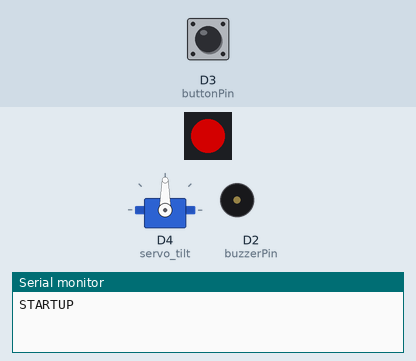
Bench run of a sketch on a simulated ESP8266 (NodeMCU). Shown: 1 RGB LEDs in strip order, left to right, servo, buzzer (waves = sounding, pin HIGH), the last lines printed to the serial monitor. The test bench sets the inputs (shaded band); at power-on: D3 (buttonPin) HIGH. Dim RGB values are drawn brighter than linear; WiFi joins after 1.5 s; servers stay silent unless stated; a WiFi scan finds three made-up networks; pins used as bus, display or sensor lines are not drawn.

Above: at 0.2 s.
At 3.9 s:
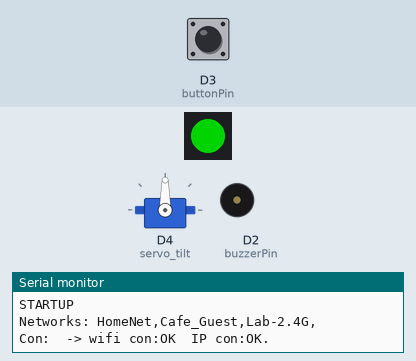
Timing chart, 0 to 5.4 s (numbered marks = the images above):
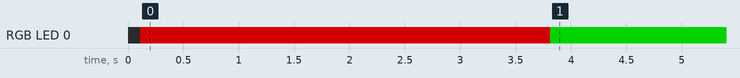

The sketch:

CAM360ESP8266CONTROL.ino
```cpp
#include "ESP8266WiFi.h"
#include <Servo.h>
#include <Adafruit_NeoPixel.h>
#include "DRV8825.h"
#include "Bounce2.h"

	// pin config
int buzzerPin = D2;
const int buttonPin = D3;
Bounce debouncer = Bounce();
#define servo_tilt D4
#define DIR D5
#define STEP D6

	// motor config
#define MOTOR_STEPS 200
#define RPM 160
#define MICROSTEPS 1
Servo tilt;
DRV8825 stepper(MOTOR_STEPS, DIR, STEP);

	// RGB config
const uint16_t PixelCount = 1;
const uint8_t PixelPin = D1; // pin RGB diode Din
#define colorSaturation 128
Adafruit_NeoPixel strip = Adafruit_NeoPixel(PixelCount, PixelPin, NEO_GRB + NEO_KHZ800);

int32_t red      = strip.Color (127,0,0);
int32_t green    = strip.Color (0,127,0);
int32_t blue     = strip.Color (0,0,127);
int32_t yellow   = strip.Color (100,127,0);
int32_t magenta  = strip.Color (100,0,127);

int buttonState = 0;
int ledState = 0;

WiFiClient client;
String YI_SSID;

void setup() {
	// startup process
  Serial.begin(115200);
  Serial.println("STARTUP");
  delay(100);
  pinMode(buzzerPin, OUTPUT);  // active buzzer
  pinMode(BUILTIN_LED, OUTPUT);  // initialize onboard LED as output
  digitalWrite(BUILTIN_LED, HIGH);   // turn off LED with voltage LOW
  pinMode(buttonPin, INPUT_PULLUP);  // button
  debouncer.attach(buttonPin); debouncer.interval(50);
  strip.begin();
  strip.show(); // Initialize all pixels to 'off'
	// LED red on - init started
  strip.setPixelColor(0,red);
  strip.show();
	// stepper settings
  stepper.begin(RPM, MICROSTEPS);
  stepper.enable();
	// init servo
  tilt.attach(servo_tilt);
  tilt.write(90);
  searchCamera();
  connectToCamera();
	// LED green on - init started
  strip.setPixelColor(0,green);
  strip.show();
}

void searchCamera() {
  WiFi.mode(WIFI_STA);
  WiFi.disconnect();
  delay(10);
  int cnt = WiFi.scanNetworks();
  Serial.print("Networks: ");
  if (cnt > 0) {
    for (int i = 0; i < cnt; ++i) {
      Serial.print(WiFi.SSID(i) + ",");
      if (WiFi.SSID(i).startsWith("YDXJ_")) {
        YI_SSID = WiFi.SSID(i);
        break;
      }
    }
  }
  Serial.println();
}

void connectToCamera() {
  bool result = true;
  short retry = 60;
  const int jsonPort = 7878;
  char password[11] = "1234567890";
  char ssid[30];
  Serial.print("Con: ");
  YI_SSID.toCharArray(ssid, YI_SSID.length() + 1);
  WiFi.begin(ssid, password);
  while (WiFi.status() != WL_CONNECTED) {
    if (retry == 0) {
      result = false;
      break;
    }
    delay(500);
    retry--;
  }
  Serial.print(" -> wifi con:");
  if (result == true) Serial.print("OK "); else Serial.print("XX ");
  if (!client.connect("192.168.42.1", jsonPort)) result = false;
  Serial.print(" IP con:");
  if (result == true) Serial.print("OK."); else Serial.print("XX.");
  Serial.println();
}

	// request
String requestToken() {

  client.print("{\"msg_id\":257,\"token\":0}\n\r");

	// Give the server time to respond, then read the entire reply
  yield(); delay(250); yield(); delay(250); yield(); delay(250); yield(); delay(250);
  String response;
  while (client.available()) {
    char character = client.read();
    response.concat(character);
  }

	// Search for token in the response

  String searchString = "\"param\":";
  int offset = response.indexOf(searchString);
  if (offset == -1)
    return ""; // failure

  String token;
  for (int i = offset + searchString.length(); i < response.length(); ++i) {
    char c = response.charAt(i);
    if ((c == ',') || (c == ' ') || (c == '}') )
      break;
    else
      token.concat(response.charAt(i));
  }

  return token;
}

void loop() {

		debouncer.update();
	    if (debouncer.fell()) {
	    String token = requestToken();
	    if (token.length() != 0) {
	      TakePhoto(token); Beep();
	    	}

	    }
		yield();
}

void TakePhoto(String token) {

	client.print("{\"msg_id\":769,\"token\":");
  client.print(token);
  client.print("}\n\r");
  Serial.print("Photo - Response: ");
  yield(); delay(250); yield(); delay(250); yield(); delay(250); yield(); delay(250);
  String response;
  while (client.available()) {
    char character = client.read();
    response.concat(character);
  }
  Serial.println(response);
}

void Beep () {

  digitalWrite (buzzerPin, HIGH);
  delay (500);
  digitalWrite (buzzerPin, LOW);
  delay (500);
  yield();
}
```

Measured:
- by itself, RGB LED 0: off → RGB(127, 0, 0) at 0.11 s, → RGB(0, 127, 0) 3.7 s later
